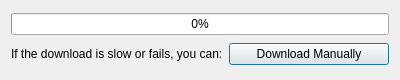
<?xml version="1.0" encoding="UTF-8"?>
<ui version="4.0">
 <class>DownloadWindow</class>
 <widget class="QDialog" name="DownloadWindow">
  <property name="geometry">
   <rect>
    <x>0</x>
    <y>0</y>
    <width>400</width>
    <height>80</height>
   </rect>
  </property>
  <property name="windowTitle">
   <string>Download new version</string>
  </property>
  <layout class="QGridLayout" name="gridLayout">
   <item row="0" column="0" colspan="2">
    <widget class="QProgressBar" name="progressBar">
     <property name="value">
      <number>0</number>
     </property>
    </widget>
   </item>
   <item row="1" column="1">
    <widget class="QPushButton" name="pushButtonDownloadManually">
     <property name="text">
      <string>Download Manually</string>
     </property>
    </widget>
   </item>
   <item row="1" column="0">
    <widget class="QLabel" name="labelSpeed">
     <property name="text">
      <string>If the download is slow or fails, you can:</string>
     </property>
    </widget>
   </item>
  </layout>
 </widget>
 <resources/>
 <connections/>
</ui>
